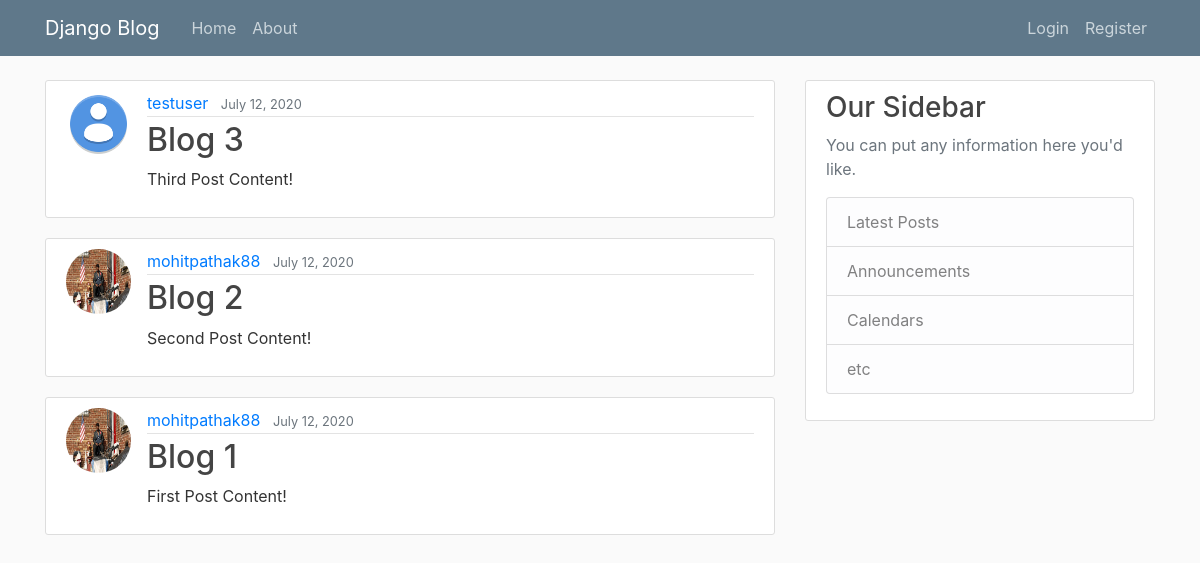
The app's page /, older data.
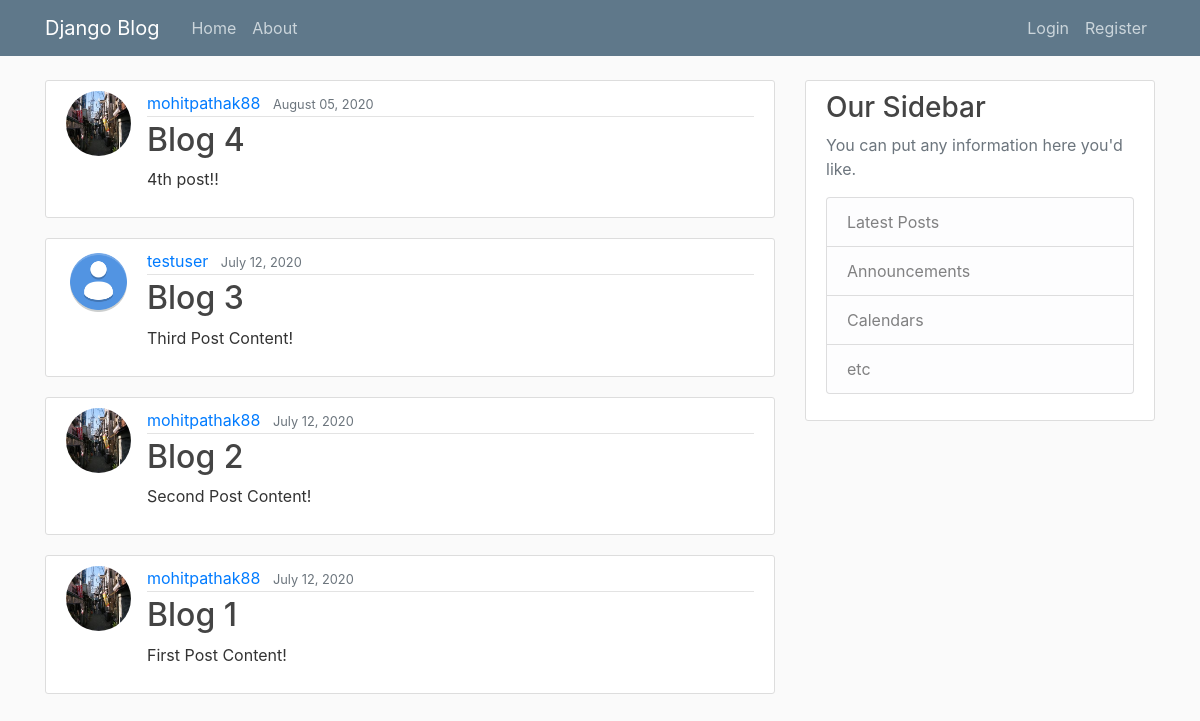
The same page, newer data.
### myblog/models.py (models this page shows, shortened)
class Post(models.Model):
    title = models.CharField(max_length=100)
    content = models.TextField()
    date_posted = models.DateTimeField(default=timezone.now)
    author = models.ForeignKey(User, on_delete=models.CASCADE)

### users/models.py (models this page shows, shortened)
class Profile(models.Model):
    user = models.OneToOneField(User, on_delete=models.CASCADE)
    image = models.ImageField(default='default.jpg', upload_to='profile_pics')

### myblog/views.py (the view)
# urls.py: path('', PostListView.as_view(), name='blog-home'),
class PostListView(ListView):
    model = Post                             #model is a variable which tells the listview what model to query in order to create the list. In this case, we wamt to list all our posts
    template_name = 'myblog/home.html'        #By creating the list view, the class by default look into this path -> <app>/<model>_<modeltype>.html <- Therefore we need to change the path
    context_object_name = 'posts'           #'posts' would be a variable that will loop over all the items in the template
    ordering = ['-date_posted']             #Changes the order of the list, with recent post on the top
    paginate_by = 5

### myblog/templates/myblog/home.html
{% extends "myblog/base.html" %}
{% block content %}
    {% for post in posts %}
        <article class="media content-section">
            <img class="rounded-circle article-img"  src="{{ post.author.profile.image.url }}"  width="70" height="70">
            <div class="media-body">
            <div class="article-metadata">
                <a class="mr-2" href="#">{{ post.author }}</a>
                <small class="text-muted">{{ post.date_posted|date:"F d, Y" }}</small>
            </div>
            <h2><a class="article-title" href="{% url 'post-detail' post.id %}">{{ post.title }}</a></h2>
            <p class="article-content">{{ post.content }}</p>
            </div>
        </article>
    {% endfor %}
{% endblock content %}

### myblog/templates/myblog/base.html (shortened to what this page needs)
{% load static %}
<!DOCTYPE html>
<html lang="en">
<head>
    <link rel="stylesheet" href="https://maxcdn.bootstrapcdn.com/bootstrap/4.0.0/css/bootstrap.min.css">
    <link rel="stylesheet" type="text/css" href="{% static 'myblog/main.css' %}">
</head>
<body>
    <header class="site-header">
        <nav class="navbar navbar-expand-md navbar-dark bg-steel fixed-top">
          <div class="container">
            <a class="navbar-brand mr-4" href="{% url 'blog-home' %}">Django Blog</a>
            <div class="collapse navbar-collapse" id="navbarToggle">
              <div class="navbar-nav mr-auto">
                <a class="nav-item nav-link" href="{% url 'blog-home' %}">Home</a>
                <a class="nav-item nav-link" href="{% url 'blog-about' %}">About</a>
              </div>
              <div class="navbar-nav">
                {% if user.is_authenticated %}
                  <a class="nav-item nav-link" href="{% url 'post-create' %}">New Post</a>
                  <a class="nav-item nav-link" href="{% url 'profile' %}">Profile</a>
                  <a class="nav-item nav-link" href="{% url 'logout' %}">Logout</a>
                {% else %}
                  <a class="nav-item nav-link" href="{% url 'login' %}">Login</a>
                  <a class="nav-item nav-link" href="{% url 'register' %}">Register</a>
                {% endif %}
              </div>
            </div>
          </div>
        </nav>
    </header>
    <main role="main" class="container">
        <div class="row">
          <div class="col-md-8">
            {% block content %}{% endblock %}
          </div>
          <div class="col-md-4">
            <div class="content-section">
              <h3>Our Sidebar</h3>
              <p class='text-muted'>You can put any information here you'd like.
                <ul class="list-group">
                  <li class="list-group-item list-group-item-light">Latest Posts</li>
                  <li class="list-group-item list-group-item-light">Announcements</li>
                  <li class="list-group-item list-group-item-light">Calendars</li>
                  <li class="list-group-item list-group-item-light">etc</li>
                </ul>
              </p>
            </div>
          </div>
        </div>
    </main>
</body>
</html>

### blog/static/myblog/main.css (style rules this page uses)
body { background: #fafafa; color: #333333; margin-top: 5rem; }
h1, h2, h3, h4, h5, h6 { color: #444444; }
ul { margin: 0; }
.bg-steel { background-color: #5f788a; }
.site-header .navbar-nav .nav-link { color: #cbd5db; }
.content-section { background: #ffffff; padding: 10px 20px; border: 1px solid #dddddd; border-radius: 3px; margin-bottom: 20px; }
.article-title { color: #444444; }
.article-content { white-space: pre-line; }
.article-img { height: 65px; width: 65px; margin-right: 16px; }
.article-metadata { padding-bottom: 1px; margin-bottom: 4px; border-bottom: 1px solid #e3e3e3 }

Row changes from the older to the newer data that the page shows:
added Post: author.profile.image (picture), author "mohitpathak88", date_posted "August 05, 2020", title "Blog 4", content "4th post!!"
changed through a linked row, Post "Blog 2": author.profile.image: a different picture
changed through a linked row, Post "Blog 1": author.profile.image: a different picture
